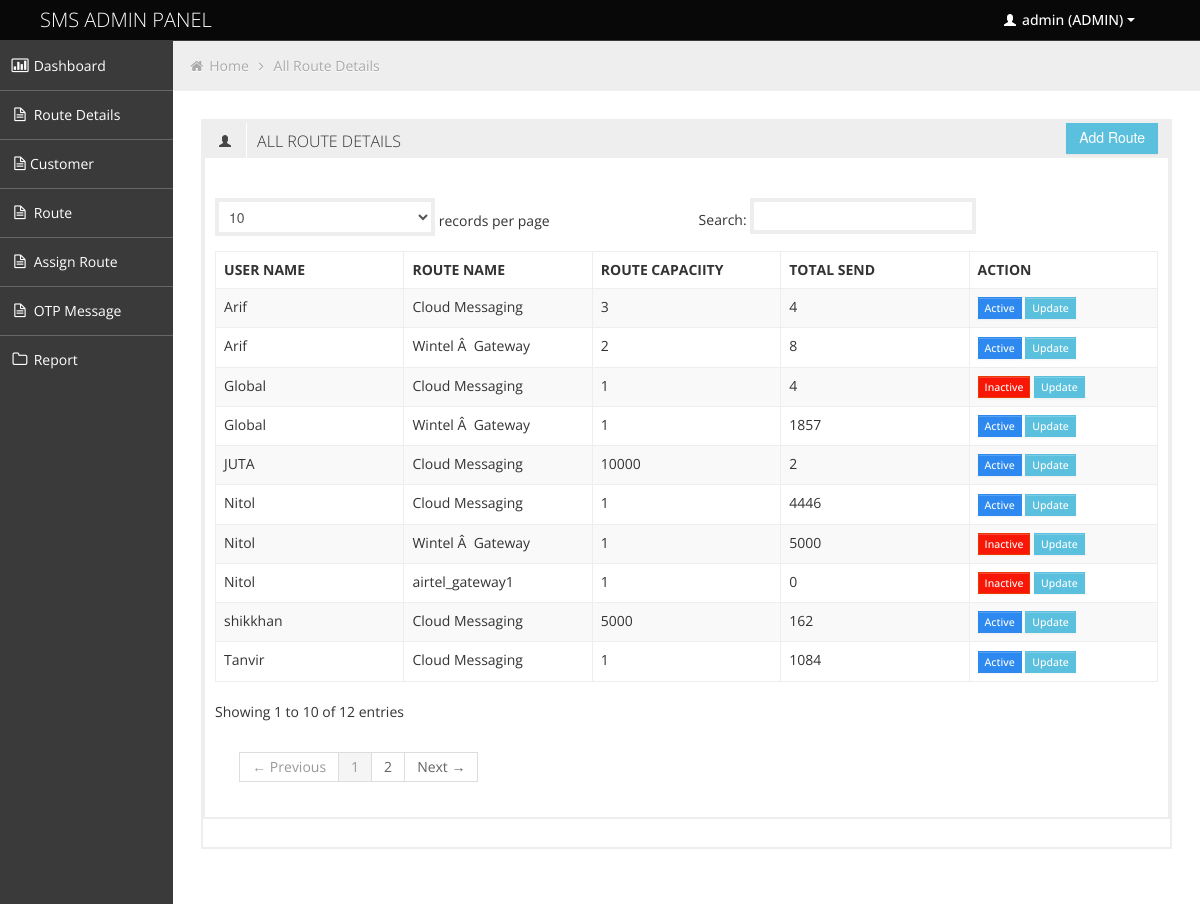
Screenshot of /route_details_one.php (signed in) with the database file from the repository.
### tables this page shows
CREATE TABLE IF NOT EXISTS `user` (
  `id` int(11) NOT NULL AUTO_INCREMENT,
  `name` varchar(20) NOT NULL,
  `password` varchar(22) NOT NULL,
  `one_way` int(11) NOT NULL,
  `user_capacity` int(11) NOT NULL,
  `alert` int(11) NOT NULL,
  PRIMARY KEY (`id`)
);

CREATE TABLE IF NOT EXISTS `route_api` (
  `route` int(11) NOT NULL AUTO_INCREMENT,
  `route_name` varchar(155) NOT NULL,
  `route_capacity` int(55) NOT NULL,
  `alert` int(11) NOT NULL,
  PRIMARY KEY (`route`)
);

CREATE TABLE IF NOT EXISTS `user_route_api` (
  `id` int(11) NOT NULL AUTO_INCREMENT,
  `user_id` int(11) NOT NULL,
  `route_id` int(11) NOT NULL,
  `capacity` int(11) NOT NULL,
  `count` int(22) NOT NULL,
  `total_send` int(11) NOT NULL,
  `status` int(11) NOT NULL,
  PRIMARY KEY (`id`)
);

### class/control_view.php (called while the page is built, shortened)
<?php
	function assign_route_capacity(){
		$sql = "SELECT  user_route_api.user_id,user_route_api.status, user.name, route_api.route, route_api.route_name , route_api.route_capacity, user_route_api.id,user_route_api.capacity, user_route_api.total_send,user_route_api.user_id FROM user INNER JOIN user_route_api ON user.id =user_route_api.user_id INNER JOIN route_api ON user_route_api.route_id = route_api.route";
		$query = mysql_query($sql) or die (mysql_error());
		return $query;
	}
?>

### route_details_one.php (the view, shortened to what this page needs)
<?php include('header_file.php');?>
<?php include('menu.php'); ?>
<div id="content" class="span10">
<ul class="breadcrumb">
<li>
	<i class="icon-home"></i>
	<a href="index.php">Home</a>
	<i class="icon-angle-right"></i>
</li>
<li><a href="#">All Route Details</a></li>
</ul>
<div class="row-fluid">
	<div class="box span12">
		<div class="box span12">
			<div class="box-header" data-original-title="">
				<h2><i class="halflings-icon user"></i><span class="break"></span>ALL ROUTE DETAILS</h2>
				<div align="right" style="margin-top: -13px;" id="feedback"><button type="button" class="btn btn-info btn-lg" data-toggle="modal" data-target="#feedback-modal">Add Route</button></div>
			</div>
			<div class="box-content">
				<div id="DataTables_Table_0_wrapper" class="dataTables_wrapper" role="grid"><div class="row-fluid"><div class="span6"><div class="dataTables_filter" id="DataTables_Table_0_filter"></div></div></div>
				<table class="table table-striped table-bordered bootstrap-datatable datatable dataTable" id="DataTables_Table_0" aria-describedby="DataTables_Table_0_info">
						<thead>
							<tr role="row">
								<th class="sorting_asc" role="columnheader" tabindex="0" aria-controls="DataTables_Table_0" rowspan="1" colspan="1" aria-sort="ascending" aria-label="Username: activate to sort column descending" style="width: 170px;">USER NAME</th>
								<th class="sorting_asc" role="columnheader" tabindex="0" aria-controls="DataTables_Table_0" rowspan="1" colspan="1" aria-sort="ascending" aria-label="Username: activate to sort column descending" style="width: 170px;">ROUTE NAME</th>
								<th class="sorting_asc" role="columnheader" tabindex="0" aria-controls="DataTables_Table_0" rowspan="1" colspan="1" aria-sort="ascending" aria-label="Username: activate to sort column descending" style="width: 170px;">ROUTE CAPACIITY</th>
								<th class="sorting_asc" role="columnheader" tabindex="0" aria-controls="DataTables_Table_0" rowspan="1" colspan="1" aria-sort="ascending" aria-label="Username: activate to sort column descending" style="width: 170px;">TOTAL SEND</th>
								<th class="sorting_asc" role="columnheader" tabindex="0" aria-controls="DataTables_Table_0" rowspan="1" colspan="1" aria-sort="ascending" aria-label="Username: activate to sort column descending" style="width: 170px;">ACTION</th>
							</tr>
						</thead>
						<tbody role="alert" aria-live="polite" aria-relevant="all">
							<?php
							require_once 'class/control_view.php';
							$display_route_capacity = assign_route_capacity();
							while ($view = mysql_fetch_assoc($display_route_capacity)) {
								?>
								<tr class="odd">
									<td><?php  echo $view['name'] ?></td>
									<td ><?php echo $view['route_name'] ?></td>
									<td ><?php echo $view["capacity"]; ?></td>
									<td><?php echo $view['total_send'] ?></td>
									<td class="center ">
									   <?php
										if ($view['status'] == 1){
									   ?>
										<a class='btn btn-mini btn-primary' href='javascript:updaterid(rid=<?php echo $view['id'] ?>)'  rel='tooltip' title='Inactive'>Active </a>
										<?php }else{ ?>
										<a class='btn btn-mini btn-danger' href='javascript:updaterrid(cid=<?php echo $view['id'] ?>)'  rel='tooltip' title='Active'>Inactive </a>
										<?php } ?>
										<a class="btn btn-mini btn-info" href="update_capacity.php?update=<?php echo $view['id'] ?>">Update
										</a>
									</td>
								</tr>
						<?php }
						?>
						</tbody></table><div class="row-fluid"></div>
				</div>
			</div>
		</div>
	</div>
</div>
</div>
<?php include ('footer.php') ?>

### css/style.css (style rules this page uses)
body { background: #F5F5F5; color: #333; border: none; font-family: 'Open Sans', sans-serif; font-weight: 400; }
a { color: #646464; }
h2 { font-size: 16px; line-height: 16px; }
#content { background: #ffffff; filter: none; min-height: 100%; padding: 20px 20px; position: relative; }
.breadcrumb { margin: -28px -28px 28px -28px; line-height: 34px; background: #eee; border: 0px; color: #aaa; -webkit-box-shadow: none; -moz-box-shadow: none; box-shadow: none; -webkit-border-radius: 0px; -moz-border-radius: 0px; border-radius: 0px; }
.breadcrumb a { color: #aaa; text-shadow: 0px 1px 1px #fff; }
.box { border: 2px solid #eee; background: #fff !important; margin-bottom: 28px; }
.box-header { height: 16px; font-size: 16px; line-height: 16px; padding: 10px; background: #eee; -webkit-box-shadow: none; -moz-box-shadow: none; box-shadow: none; overflow: hidden; }
.box-header h2 { float:left; margin-top: 0px; font-weight: 300; }
.box-header h2 i { margin: 0px 3px 0px 4px; opacity: .8; filter: alpha(opacity=80); -ms-filter:"progid:DXImageTransform.Microsoft.Alpha(Opacity=80)"; }
.box-content { position: relative; z-index: 50; margin-top: -1px; padding: 10px; background: #fff !important; }
.btn { display: inline-block; padding: 6px 12px; margin-bottom: 0; font-size: 14px; font-weight: 500; line-height: 20px; text-align: center; white-space: nowrap; vertical-align: middle; cursor: pointer; border: 1px solid #a7a9aa; -webkit-border-radius: 0px !important; border-radius: 0px !important; }
.btn-mini { padding: 0 6px; font-size: 10.5px; border-radius: 0px; }
.btn { color: #ffffff; background-color: #a7a9aa; border-color: #a7a9aa; background-image: none; filter: none; text-shadow: none; }
.btn-primary { background-color: #2D89EF; border-color: #2D89EF; }
.btn-danger { background-color: #F81706; border-color: #EB3C00; }
.btn-info { background-color: #5bc0de; border-color: #5bc0de; }
.table th, .table td { border-top: 1px solid #eee; }
.table-bordered { border-color: #eee; -webkit-border-radius: 0px !important; -moz-border-radius: 0px !important; border-radius: 0px !important; }
.table-bordered th, .table-bordered td { border-left: 1px solid #eee; }
.table-bordered thead:first-child tr:first-child > th:first-child, .table-bordered tbody:first-child tr:first-child > td:first-child, .table-bordered tbody:first-child tr:first-child > th:first-child { -webkit-border-radius: 0px !important; -moz-border-radius: 0px !important; border-radius: 0px !important; }
.table-bordered thead:first-child tr:first-child > th:last-child, .table-bordered tbody:first-child tr:first-child > td:last-child, .table-bordered tbody:first-child tr:first-child > th:last-child { -webkit-border-radius: 0px !important; -moz-border-radius: 0px !important; border-radius: 0px !important; }
.table-bordered thead:last-child tr:last-child > th:first-child, .table-bordered tbody:last-child tr:last-child > td:first-child, .table-bordered tbody:last-child tr:last-child > th:first-child, .table-bordered tfoot:last-child tr:last-child > td:first-child, .table-bordered tfoot:last-child tr:last-child > th:first-child { -webkit-border-radius: 0px !important; -moz-border-radius: 0px !important; border-radius: 0px !important; }
.table-bordered thead:last-child tr:last-child > th:last-child, .table-bordered tbody:last-child tr:last-child > td:last-child, .table-bordered tbody:last-child tr:last-child > th:last-child, .table-bordered tfoot:last-child tr:last-child > td:last-child, .table-bordered tfoot:last-child tr:last-child > th:last-child { -webkit-border-radius: 0px !important; -moz-border-radius: 0px !important; border-radius: 0px !important; }

### css/style-responsive.css (style rules this page uses)
@media (min-width: 1200px) { #content { width: 85.578%; padding: 28px; margin: 0px 0px; margin-left: 14.422% !important; } }

### css/halflings.css (style rules this page uses)
html, html .halflings { -webkit-font-smoothing: antialiased !important; }
.halflings-icon { display: inline-block; width: 14px; height: 14px; line-height: 14px; vertical-align: text-top; background-image: url(../img/glyphicons_halflings.svg); background-position: 0 0; background-repeat: no-repeat; vertical-align: top; *display: inline; *zoom: 1; *margin-right: .3em; }
.halflings-icon.user { background-position: -168px 0; }

### rows the page displays
user: name "Tanvir", route_api.route_name "Cloud Messaging", user_route_api.capacity "1", user_route_api.total_send "1084"
user: name "Arif", route_api.route_name "Cloud Messaging", user_route_api.capacity "3", user_route_api.total_send "4", route_api.route_name "Wintel Â Gateway", user_route_api.capacity "2", user_route_api.total_send "8"
user: name "Nitol", route_api.route_name "Cloud Messaging", user_route_api.capacity "1", user_route_api.total_send "4446", route_api.route_name "Wintel Â Gateway", user_route_api.total_send "5000", route_api.route_name "airtel_gateway1", user_route_api.total_send "0"
user: name "Global", route_api.route_name "Cloud Messaging", user_route_api.capacity "1", user_route_api.total_send "4", route_api.route_name "Wintel Â Gateway", user_route_api.total_send "1857"
user: name "shikkhan", route_api.route_name "Cloud Messaging", user_route_api.capacity "5000", user_route_api.total_send "162"
user: name "JUTA", route_api.route_name "Cloud Messaging", user_route_api.capacity "10000", user_route_api.total_send "2"

### other values shown
$_SESSION['NAME'] "admin"
$_SESSION['ADMIN'] "ADMIN"
